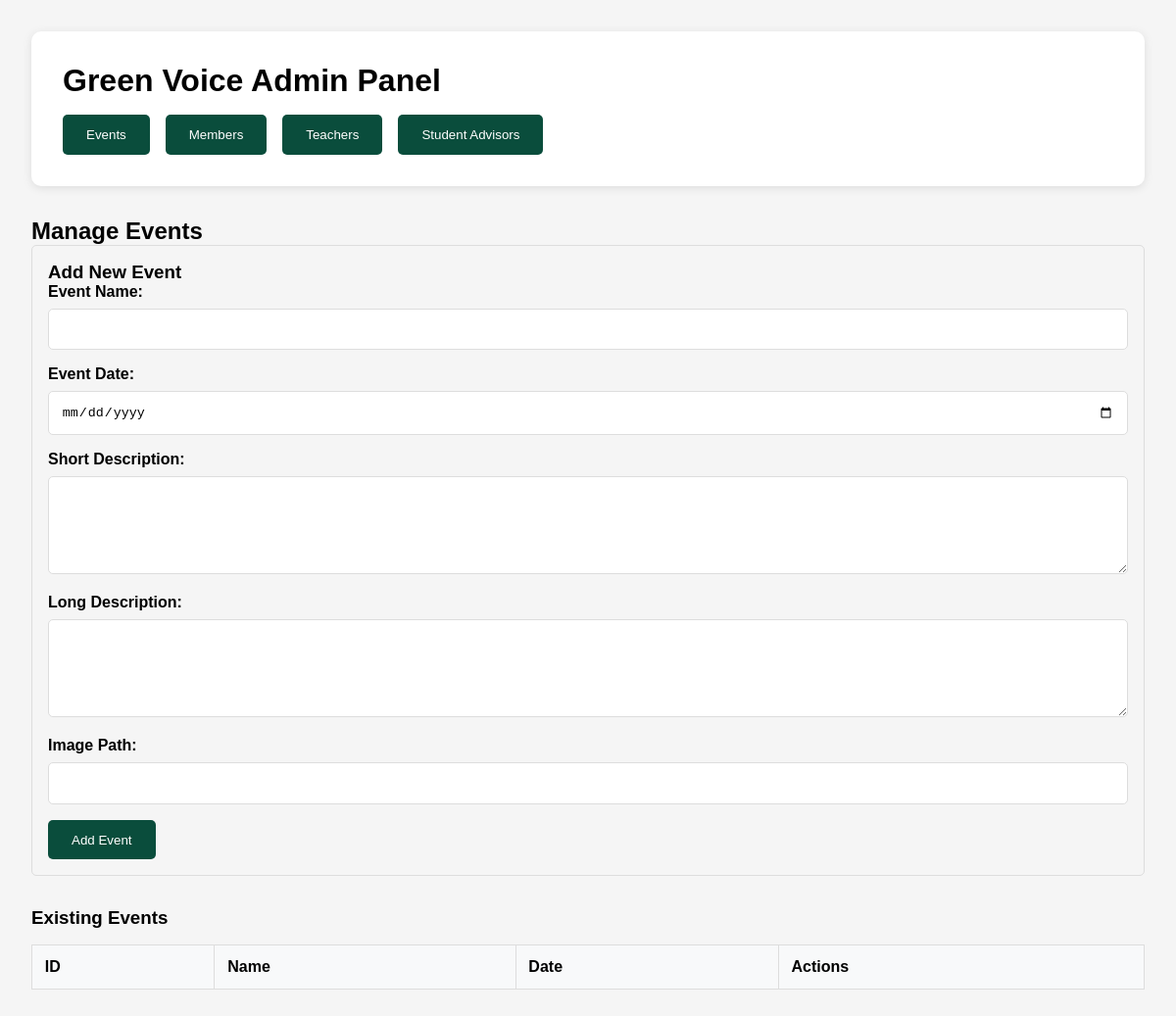
/admin.php (signed in), run on an earlier commit of the app's database.
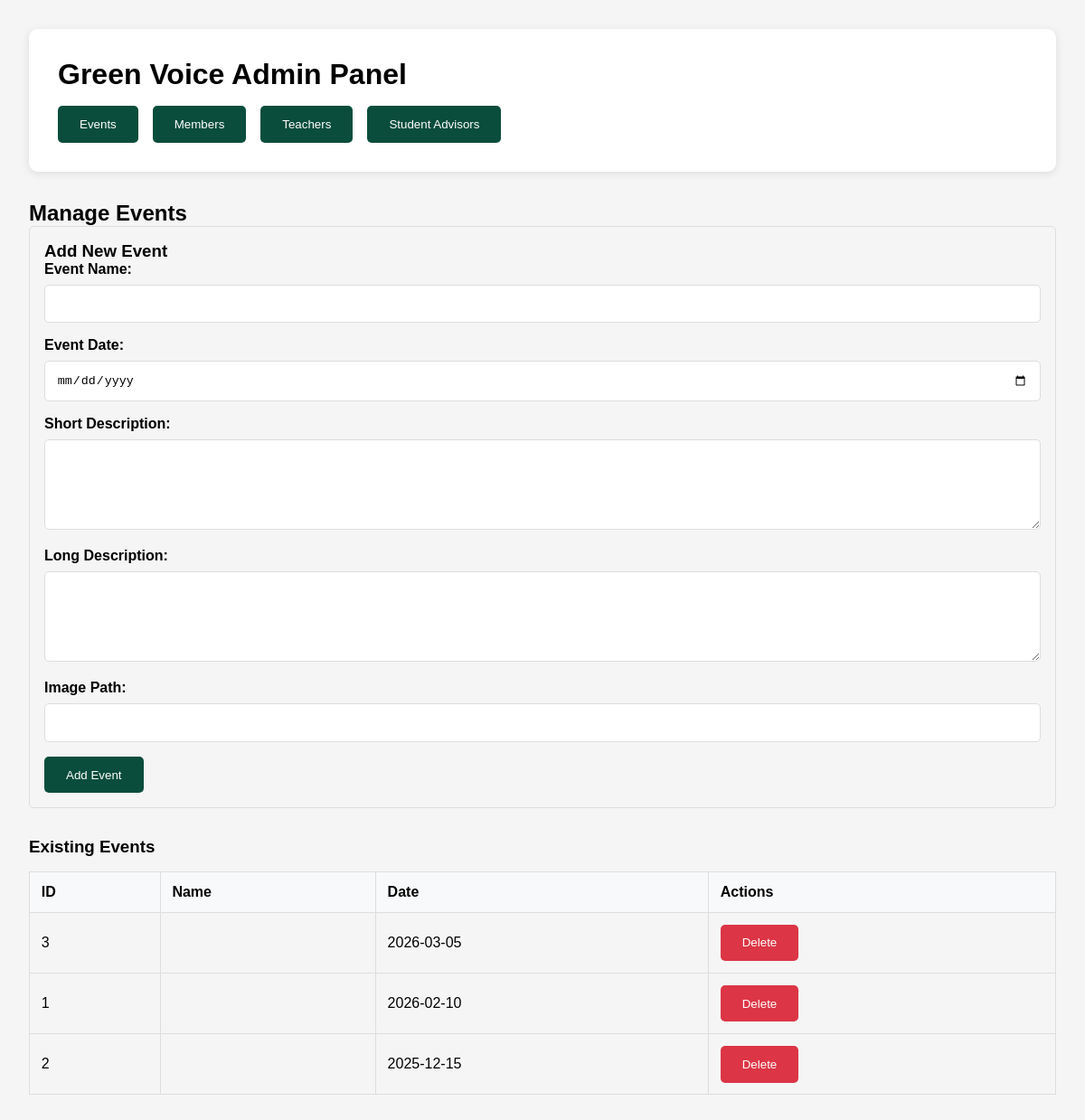
And on a later commit of the database.
### tables this page shows
CREATE TABLE `events` (
  `event_id` int(11) NOT NULL,
  `title` varchar(255) NOT NULL,
  `short_description` text NOT NULL,
  `full_description` text NOT NULL,
  `event_date` date NOT NULL,
  `event_time` time DEFAULT NULL,
  `location` varchar(255) DEFAULT NULL,
  `image` varchar(255) DEFAULT NULL,
  `status` enum('upcoming','past') DEFAULT 'upcoming',
  `created_at` timestamp NOT NULL DEFAULT current_timestamp()
);

### admin.php (the view, shortened to what this page needs)
        <?php
include 'config.php';
?>
<!DOCTYPE html>
<html>
<head>
</head>
<body>
    <div class="admin-container">
        <div class="admin-header">
            <h1>Green Voice Admin Panel</h1>
            <div class="admin-nav">
                <button onclick="showTab('events')">Events</button>
                <button onclick="showTab('members')">Members</button>
                <button onclick="showTab('teachers')">Teachers</button>
                <button onclick="showTab('students')">Student Advisors</button>
            </div>
        </div>
        <div id="events" class="tab-content active">
            <h2>Manage Events</h2>
            <form method="POST" style="margin-bottom: 2rem; padding: 1rem; border: 1px solid #ddd; border-radius: 5px;">
                <h3>Add New Event</h3>
                <div class="form-group">
                    <label>Event Name:</label>
                    <input type="text" name="event_name" required>
                </div>
                <div class="form-group">
                    <label>Event Date:</label>
                    <input type="date" name="event_date" required>
                </div>
                <div class="form-group">
                    <label>Short Description:</label>
                    <textarea name="short_description" required></textarea>
                </div>
                <div class="form-group">
                    <label>Long Description:</label>
                    <textarea name="long_description" required></textarea>
                </div>
                <div class="form-group">
                    <label>Image Path:</label>
                    <input type="text" name="image_path" required>
                </div>
                <button type="submit" class="btn">Add Event</button>
            </form>
            <h3>Existing Events</h3>
            <table>
                <thead>
                    <tr>
                        <th>ID</th>
                        <th>Name</th>
                        <th>Date</th>
                        <th>Actions</th>
                    </tr>
                </thead>
                <tbody>
                    <?php
                    $result = mysqli_query($conn, "SELECT * FROM events ORDER BY event_date DESC");
                    while($row = mysqli_fetch_assoc($result)) {
                        echo "<tr>
                            <td>{$row['event_id']}</td>
                            <td>{$row['event_name']}</td>
                            <td>{$row['event_date']}</td>
                            <td>
                                <form method='POST' style='display:inline;'>
                                    <input type='hidden' name='action' value='delete_event'>
                                    <input type='hidden' name='event_id' value='{$row['event_id']}'>
                                    <button type='submit' class='btn btn-danger'>Delete</button>
                                </form>
                            </td>
                        </tr>";
                    }
                    ?>
                </tbody>
            </table>
        </div>
    </div>
</body>
</html>

### admin.php (style rules this page uses)
* { margin: 0; padding: 0; box-sizing: border-box; }
body { font-family: Arial, sans-serif; background: #f5f5f5; }
.admin-container { max-width: 1200px; margin: 0 auto; padding: 2rem; }
.admin-header { background: white; padding: 2rem; border-radius: 10px; margin-bottom: 2rem; box-shadow: 0 2px 10px rgba(0,0,0,0.1); }
.admin-nav { display: flex; gap: 1rem; margin-top: 1rem; }
.admin-nav button { padding: 0.8rem 1.5rem; border: none; background: #0a4d3c; color: white; border-radius: 5px; cursor: pointer; }
.form-group { margin-bottom: 1rem; }
.form-group label { display: block; margin-bottom: 0.5rem; font-weight: bold; }
.form-group input, .form-group textarea, .form-group select { width: 100%; padding: 0.8rem; border: 1px solid #ddd; border-radius: 5px; }
.form-group textarea { height: 100px; }
.btn { padding: 0.8rem 1.5rem; background: #0a4d3c; color: white; border: none; border-radius: 5px; cursor: pointer; }
.btn-danger { background: #dc3545; }
table { width: 100%; border-collapse: collapse; margin-top: 1rem; }
table, th, td { border: 1px solid #ddd; }
th, td { padding: 0.8rem; text-align: left; }
th { background: #f8f9fa; }
.tab-content { display: none; }
.tab-content.active { display: block; }

What changed in the data, as far as the page shows it:
added events: event_id "3", event_date "2026-03-05"
added events: event_id "1", event_date "2026-02-10"
added events: event_id "2", event_date "2025-12-15"
